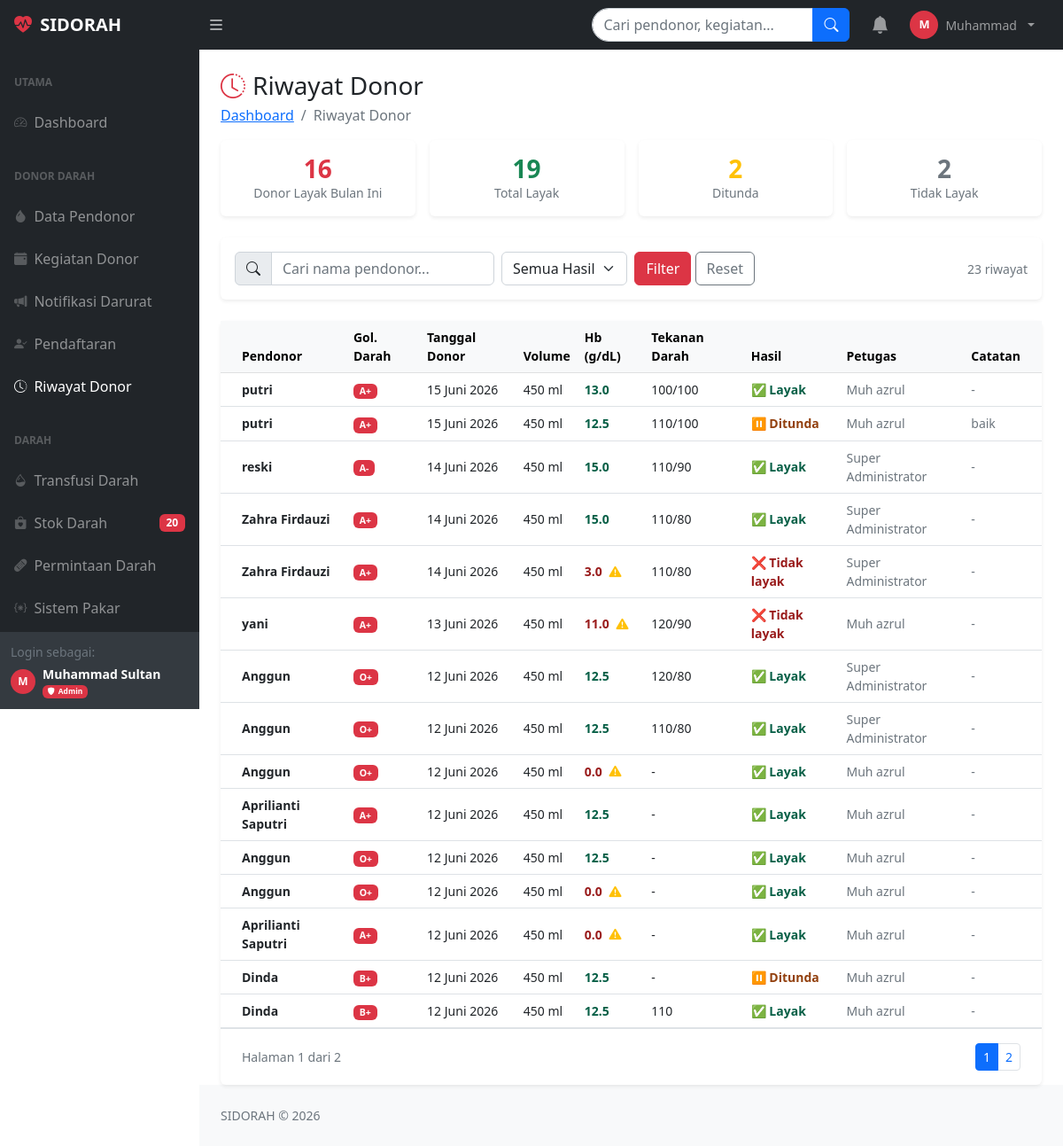
The page /riwayat_donor.php (signed in) on the database its author committed.
### tables this page shows
CREATE TABLE `pengaturan` (
  `id` int(11) NOT NULL,
  `kunci` varchar(100) NOT NULL,
  `nilai` text DEFAULT NULL,
  `keterangan` varchar(200) DEFAULT NULL
);

CREATE TABLE `riwayat_donor` (
  `id_riwayat` int(11) NOT NULL,
  `id_pendaftaran` int(11) DEFAULT NULL,
  `id_pendonor` int(11) DEFAULT NULL,
  `tanggal_donor` date DEFAULT NULL,
  `volume_darah_ml` int(11) DEFAULT 450,
  `hasil_pemeriksaan` enum('layak','tidak_layak','ditunda') DEFAULT NULL,
  `tekanan_darah` varchar(20) DEFAULT NULL,
  `hemoglobin` decimal(4,1) DEFAULT NULL,
  `catatan_medis` text DEFAULT NULL,
  `id_petugas_medis` int(11) DEFAULT NULL
);

CREATE TABLE `users` (
  `id_pengguna` int(11) NOT NULL,
  `nama_lengkap` varchar(100) DEFAULT NULL,
  `email` varchar(100) NOT NULL,
  `password` varchar(255) NOT NULL,
  `no_telepon` varchar(15) DEFAULT NULL,
  `role` enum('super_admin','admin','pendonor','petugas_medis','manajemen') DEFAULT NULL,
  `status_akun` enum('aktif','nonaktif','terkunci') DEFAULT 'aktif',
  `created_at` timestamp NOT NULL DEFAULT current_timestamp(),
  `updated_at` timestamp NOT NULL DEFAULT current_timestamp() ON UPDATE current_timestamp(),
  `last_login` timestamp NULL DEFAULT NULL
);

CREATE TABLE `pendonor` (
  `id_pendonor` int(11) NOT NULL,
  `id_pengguna` int(11) DEFAULT NULL,
  `nik` varchar(16) DEFAULT NULL COMMENT 'Nomor Induk Kependudukan',
  `rfid_uid` varchar(50) DEFAULT NULL COMMENT 'UID kartu RFID pendonor',
  `tanggal_lahir` date DEFAULT NULL,
  `tempat_lahir` varchar(100) DEFAULT NULL,
  `jenis_kelamin` enum('L','P') DEFAULT NULL,
  `pekerjaan` varchar(100) DEFAULT NULL,
  `golongan_darah` enum('A','B','AB','O') DEFAULT NULL,
  `rhesus` enum('Positif','Negatif') DEFAULT NULL,
  `alamat` text DEFAULT NULL,
  `berat_badan` decimal(5,2) DEFAULT NULL,
  `riwayat_penyakit` text DEFAULT NULL,
  `status_aktif` tinyint(1) DEFAULT NULL,
  `total_donor` int(11) DEFAULT 0,
  `donor_terakhir` date DEFAULT NULL
);

### riwayat_donor.php (the view, shortened to what this page needs)
<?php
require_once 'koneksi.php';
$filter_pendonor = (int)($_GET['id'] ?? 0);
$cari         = bersihkan($koneksi, $_GET['cari']  ?? '');
$where = "WHERE 1=1";
$per_hal = 15;
$hal     = max(1,(int)($_GET['hal'] ?? 1));
$offset  = ($hal-1)*$per_hal;
$total = $koneksi->query("
    SELECT COUNT(*) as n FROM riwayat_donor rd
    JOIN pendonor p ON rd.id_pendonor=p.id_pendonor
    JOIN users u ON p.id_pengguna=u.id_pengguna
    $where
")->fetch_assoc()['n'];
$total_hal = ceil($total/$per_hal);
$riwayat = $koneksi->query("
    SELECT rd.*,
           u.nama_lengkap,
           p.golongan_darah, p.rhesus,
           pt.nama_lengkap as nama_petugas
    FROM riwayat_donor rd
    JOIN pendonor p ON rd.id_pendonor=p.id_pendonor
    JOIN users u ON p.id_pengguna=u.id_pengguna
    LEFT JOIN users pt ON rd.id_petugas_medis=pt.id_pengguna
    $where
    ORDER BY rd.tanggal_donor DESC, rd.id_riwayat DESC
    LIMIT $per_hal OFFSET $offset
");
$stat_layak    = $koneksi->query("SELECT COUNT(*) as n FROM riwayat_donor WHERE hasil_pemeriksaan='layak'")->fetch_assoc()['n'];
$stat_tidak    = $koneksi->query("SELECT COUNT(*) as n FROM riwayat_donor WHERE hasil_pemeriksaan='tidak_layak'")->fetch_assoc()['n'];
$stat_ditunda  = $koneksi->query("SELECT COUNT(*) as n FROM riwayat_donor WHERE hasil_pemeriksaan='ditunda'")->fetch_assoc()['n'];
$stat_bulan    = $koneksi->query("SELECT COUNT(*) as n FROM riwayat_donor WHERE MONTH(tanggal_donor)=MONTH(CURDATE()) AND YEAR(tanggal_donor)=YEAR(CURDATE()) AND hasil_pemeriksaan='layak'")->fetch_assoc()['n'];
?>
<!DOCTYPE html>
<html lang="id">
<head>
    <link href="css/styles.css" rel="stylesheet">
    <link href="https://cdn.jsdelivr.net/npm/bootstrap-icons@1.11.3/font/bootstrap-icons.min.css" rel="stylesheet">
</head>
<body class="sb-nav-fixed">
<?php include 'includes/topnav.php'; ?>
<div id="layoutSidenav">
    <?php include 'includes/sidenav.php'; ?>
    <div id="layoutSidenav_content">
        <main>
            <div class="container-fluid px-4">
                <div class="d-flex justify-content-between align-items-center mt-4 mb-3">
                    <div>
                        <h1 class="h3 mb-0"><i class="bi bi-clock-history text-danger me-2"></i>Riwayat Donor</h1>
                        <ol class="breadcrumb mb-0 mt-1">
                            <li class="breadcrumb-item"><a href="dashboard.php">Dashboard</a></li>
                            <li class="breadcrumb-item active">Riwayat Donor</li>
                        </ol>
                    </div>
                </div>
                <div class="row g-3 mb-4">
                    <div class="col-6 col-md-3">
                        <div class="card border-0 shadow-sm text-center py-3">
                            <div class="h3 fw-bold text-danger mb-0"><?= number_format($stat_bulan) ?></div>
                            <div class="small text-muted">Donor Layak Bulan Ini</div>
                        </div>
                    </div>
                    <div class="col-6 col-md-3">
                        <div class="card border-0 shadow-sm text-center py-3">
                            <div class="h3 fw-bold text-success mb-0"><?= number_format($stat_layak) ?></div>
                            <div class="small text-muted">Total Layak</div>
                        </div>
                    </div>
                    <div class="col-6 col-md-3">
                        <div class="card border-0 shadow-sm text-center py-3">
                            <div class="h3 fw-bold text-warning mb-0"><?= number_format($stat_ditunda) ?></div>
                            <div class="small text-muted">Ditunda</div>
                        </div>
                    </div>
                    <div class="col-6 col-md-3">
                        <div class="card border-0 shadow-sm text-center py-3">
                            <div class="h3 fw-bold text-secondary mb-0"><?= number_format($stat_tidak) ?></div>
                            <div class="small text-muted">Tidak Layak</div>
                        </div>
                    </div>
                </div>
                <div class="card border-0 shadow-sm mb-4">
                    <div class="card-body py-3">
                        <form method="GET" class="row g-2 align-items-center">
                            <div class="col-md-4">
                                <div class="input-group">
                                    <span class="input-group-text"><i class="bi bi-search"></i></span>
                                    <input type="text" name="cari" class="form-control"
                                           placeholder="Cari nama pendonor..."
                                           value="<?= htmlspecialchars($cari) ?>">
                                </div>
                            </div>
                            <div class="col-md-2">
                                <select name="hasil" class="form-select">
                                    <option value="">Semua Hasil</option>
                                </select>
                            </div>
                            <div class="col-auto">
                                <button type="submit" class="btn btn-danger">Filter</button>
                                <a href="riwayat_donor.php<?= $filter_pendonor?"?id=$filter_pendonor":'' ?>" class="btn btn-outline-secondary">Reset</a>
                            </div>
                            <div class="col-auto ms-auto text-muted small"><?= number_format($total) ?> riwayat</div>
                        </form>
                    </div>
                </div>
                <div class="card border-0 shadow-sm">
                    <div class="card-body p-0">
                        <div class="table-responsive">
                            <table class="table table-hover align-middle mb-0 small">
                                <thead class="table-light">
                                    <tr>
                                        <th class="ps-4">Pendonor</th>
                                        <th>Gol. Darah</th>
                                        <th>Tanggal Donor</th>
                                        <th>Volume</th>
                                        <th>Hb (g/dL)</th>
                                        <th>Tekanan Darah</th>
                                        <th>Hasil</th>
                                        <th>Petugas</th>
                                        <th class="pe-4">Catatan</th>
                                    </tr>
                                </thead>
                                <tbody>
                                <?php if ($riwayat->num_rows === 0): ?>
                                <tr><td colspan="9" class="text-center py-5 text-muted">
                                    <i class="bi bi-clipboard-data fs-2 d-block mb-2"></i>Belum ada riwayat donor
                                </td></tr>
                                <?php else:
                                    while ($r = $riwayat->fetch_assoc()):
                                    $sym = $r['rhesus']==='Positif'?'+':'-';
                                    $hb_class = $r['hemoglobin'] && $r['hemoglobin'] < 12.5 ? 'hb-low' : 'hb-normal';
                                    $hasil_icon = match($r['hasil_pemeriksaan']) {
                                        'layak'       => '✅',
                                        'tidak_layak' => '❌',
                                        'ditunda'     => '⏸️',
                                        default       => '—'
                                    };
                                ?>
                                <tr>
                                    <td class="ps-4">
                                        <div class="fw-semibold"><?= htmlspecialchars($r['nama_lengkap']) ?></div>
                                    </td>
                                    <td>
                                        <span class="badge bg-danger fw-bold">
                                            <?= $r['golongan_darah'] ?><?= $sym ?>
                                        </span>
                                    </td>
                                    <td><?= tanggal_indo($r['tanggal_donor']) ?></td>
                                    <td><?= $r['volume_darah_ml'] ?> ml</td>
                                    <td class="<?= $hb_class ?> fw-semibold">
                                        <?= $r['hemoglobin'] ?? '-' ?>
                                        <?php if ($r['hemoglobin'] && $r['hemoglobin'] < 12.5): ?>
                                        <i class="bi bi-exclamation-triangle-fill text-warning ms-1" title="Hb rendah"></i>
                                        <?php endif; ?>
                                    </td>
                                    <td><?= htmlspecialchars($r['tekanan_darah'] ?: '-') ?></td>
                                    <td>
                                        <span class="hasil-<?= $r['hasil_pemeriksaan'] ?>">
                                            <?= $hasil_icon ?> <?= ucfirst(str_replace('_',' ',$r['hasil_pemeriksaan'])) ?>
                                        </span>
                                    </td>
                                    <td class="text-muted"><?= htmlspecialchars($r['nama_petugas'] ?? '-') ?></td>
                                    <td class="pe-4 text-muted" style="max-width:150px;white-space:nowrap;overflow:hidden;text-overflow:ellipsis"
                                        title="<?= htmlspecialchars($r['catatan_medis'] ?? '') ?>">
                                        <?= htmlspecialchars($r['catatan_medis'] ?: '-') ?>
                                    </td>
                                </tr>
                                <?php endwhile; endif; ?>
                                </tbody>
                            </table>
                        </div>
                        <?php if ($total_hal > 1): ?>
                        <div class="px-4 py-3 d-flex justify-content-between align-items-center border-top">
                            <div class="small text-muted">Halaman <?= $hal ?> dari <?= $total_hal ?></div>
                            <nav><ul class="pagination pagination-sm mb-0">
                                <?php $q=$_GET; unset($q['hal']); $qs=http_build_query($q);
                                for ($i=max(1,$hal-3); $i<=min($total_hal,$hal+3); $i++): ?>
                                <li class="page-item <?= $i===$hal?'active':'' ?>">
                                    <a class="page-link" href="?<?= $qs ?>&hal=<?= $i ?>"><?= $i ?></a>
                                </li>
                                <?php endfor; ?>
                            </ul></nav>
                        </div>
                        <?php endif; ?>
                    </div>
                </div>
            </div>
        </main>
        <footer class="py-4 bg-light mt-auto">
            <div class="container-fluid px-4">
                <div class="text-muted small">SIDORAH &copy; <?= date('Y') ?></div>
            </div>
        </footer>
    </div>
</div>
</body>
</html>

### includes/topnav.php (shortened to what this page needs)
<?php
$nama_rs_nav = 'SIDORAH';
$res_nama = $koneksi->query("SELECT nilai FROM pengaturan WHERE kunci='nama_rs' LIMIT 1");
if ($res_nama && $res_nama->num_rows > 0) {
    $nama_rs_nav = $res_nama->fetch_assoc()['nilai'] ?: 'SIDORAH';
}
?>
<nav class="sb-topnav navbar navbar-expand navbar-dark bg-dark">
    <a class="navbar-brand ps-3 fw-bold" href="dashboard.php">
        <i class="bi bi-heart-pulse-fill text-danger me-1"></i>
        <?= htmlspecialchars($nama_rs_nav) ?>
    </a>
    <button class="btn btn-link btn-sm order-1 order-lg-0 me-4 me-lg-0 text-white"
            id="sidebarToggle" href="#!">
        <i class="bi bi-list fs-5"></i>
    </button>
    <form class="d-none d-md-inline-block ms-auto me-0 me-md-3 my-2 my-md-0"
          action="cari.php" method="GET">
        <div class="input-group">
            <input class="form-control" type="text" name="q"
                   placeholder="Cari pendonor, kegiatan..."
                   value="<?= htmlspecialchars($_GET['q'] ?? '') ?>"
                   style="width:250px; border-radius:20px 0 0 20px;"
                   autocomplete="off">
            <button class="btn btn-primary" type="submit">
                <i class="bi bi-search"></i>
            </button>
        </div>
    </form>
    <ul class="navbar-nav ms-auto ms-md-0 me-3 me-lg-4 align-items-center">
        <li class="nav-item dropdown me-2">
            <a class="nav-link position-relative" href="#"
               role="button" data-bs-toggle="dropdown">
                <i class="bi bi-bell-fill fs-5"></i>
            </a>
        </li>
        <li class="nav-item dropdown">
            <a class="nav-link dropdown-toggle d-flex align-items-center gap-2"
               href="#" role="button" data-bs-toggle="dropdown">
                <div style="width:32px;height:32px;border-radius:50%;background:#dc3545;
                            display:flex;align-items:center;justify-content:center;
                            font-weight:700;font-size:0.8rem;color:white;">
                    <?= strtoupper(substr($_SESSION['nama_lengkap'] ?? 'A', 0, 1)) ?>
                </div>
                <span class="d-none d-lg-inline small">
                    <?= htmlspecialchars(explode(' ', $_SESSION['nama_lengkap'])[0]) ?>
                </span>
            </a>
        </li>
    </ul>
</nav>

### riwayat_donor.php (style rules this page uses)
.hasil-layak { color:#065f46; font-weight:600; }
.hasil-tidak_layak { color:#991b1b; font-weight:600; }
.hasil-ditunda { color:#92400e; font-weight:600; }
.hb-normal { color:#065f46; }
.hb-low { color:#991b1b; }

### rows shown on the page
pengaturan: nilai "SIDORAH"
riwayat_donor: users.nama_lengkap "putri", id_pendonor.golongan_darah "A", id_pendonor.rhesus "+", tanggal_donor "15 Juni 2026", volume_darah_ml "450", hemoglobin "13.0", tekanan_darah "100/100", hasil_pemeriksaan "✅", hasil_pemeriksaan "Layak", id_petugas_medis.nama_lengkap "Muh azrul", catatan_medis "-"
riwayat_donor: users.nama_lengkap "putri", id_pendonor.golongan_darah "A", id_pendonor.rhesus "+", tanggal_donor "15 Juni 2026", volume_darah_ml "450", hemoglobin "12.5", tekanan_darah "110/100", hasil_pemeriksaan "⏸️", hasil_pemeriksaan "Ditunda", id_petugas_medis.nama_lengkap "Muh azrul", catatan_medis "baik"
riwayat_donor: users.nama_lengkap "reski", id_pendonor.golongan_darah "A", id_pendonor.rhesus "-", tanggal_donor "14 Juni 2026", volume_darah_ml "450", hemoglobin "15.0", tekanan_darah "110/90", hasil_pemeriksaan "✅", hasil_pemeriksaan "Layak", id_petugas_medis.nama_lengkap "Super Administrator", catatan_medis "-"
riwayat_donor: users.nama_lengkap "Zahra Firdauzi", id_pendonor.golongan_darah "A", id_pendonor.rhesus "+", tanggal_donor "14 Juni 2026", volume_darah_ml "450", hemoglobin "15.0", tekanan_darah "110/80", hasil_pemeriksaan "✅", hasil_pemeriksaan "Layak", id_petugas_medis.nama_lengkap "Super Administrator", catatan_medis "-"
riwayat_donor: users.nama_lengkap "Zahra Firdauzi", id_pendonor.golongan_darah "A", id_pendonor.rhesus "+", tanggal_donor "14 Juni 2026", volume_darah_ml "450", hemoglobin "3.0", tekanan_darah "110/80", hasil_pemeriksaan "❌", hasil_pemeriksaan "Tidak layak", id_petugas_medis.nama_lengkap "Super Administrator", catatan_medis "-"
riwayat_donor: users.nama_lengkap "yani", id_pendonor.golongan_darah "A", id_pendonor.rhesus "+", tanggal_donor "13 Juni 2026", volume_darah_ml "450", hemoglobin "11.0", tekanan_darah "120/90", hasil_pemeriksaan "❌", hasil_pemeriksaan "Tidak layak", id_petugas_medis.nama_lengkap "Muh azrul", catatan_medis "-"
riwayat_donor: users.nama_lengkap "Anggun", id_pendonor.golongan_darah "O", id_pendonor.rhesus "+", tanggal_donor "12 Juni 2026", volume_darah_ml "450", hemoglobin "12.5", tekanan_darah "120/80", hasil_pemeriksaan "✅", hasil_pemeriksaan "Layak", id_petugas_medis.nama_lengkap "Super Administrator", catatan_medis "-"
riwayat_donor: users.nama_lengkap "Anggun", id_pendonor.golongan_darah "O", id_pendonor.rhesus "+", tanggal_donor "12 Juni 2026", volume_darah_ml "450", hemoglobin "12.5", tekanan_darah "110/80", hasil_pemeriksaan "✅", hasil_pemeriksaan "Layak", id_petugas_medis.nama_lengkap "Super Administrator", catatan_medis "-"
riwayat_donor: users.nama_lengkap "Anggun", id_pendonor.golongan_darah "O", id_pendonor.rhesus "+", tanggal_donor "12 Juni 2026", volume_darah_ml "450", hemoglobin "0.0", tekanan_darah "-", hasil_pemeriksaan "✅", hasil_pemeriksaan "Layak", id_petugas_medis.nama_lengkap "Muh azrul", catatan_medis "-"
riwayat_donor: users.nama_lengkap "Aprilianti Saputri", id_pendonor.golongan_darah "A", id_pendonor.rhesus "+", tanggal_donor "12 Juni 2026", volume_darah_ml "450", hemoglobin "12.5", tekanan_darah "-", hasil_pemeriksaan "✅", hasil_pemeriksaan "Layak", id_petugas_medis.nama_lengkap "Muh azrul", catatan_medis "-"
riwayat_donor: users.nama_lengkap "Anggun", id_pendonor.golongan_darah "O", id_pendonor.rhesus "+", tanggal_donor "12 Juni 2026", volume_darah_ml "450", hemoglobin "12.5", tekanan_darah "-", hasil_pemeriksaan "✅", hasil_pemeriksaan "Layak", id_petugas_medis.nama_lengkap "Muh azrul", catatan_medis "-"
riwayat_donor: users.nama_lengkap "Anggun", id_pendonor.golongan_darah "O", id_pendonor.rhesus "+", tanggal_donor "12 Juni 2026", volume_darah_ml "450", hemoglobin "0.0", tekanan_darah "-", hasil_pemeriksaan "✅", hasil_pemeriksaan "Layak", id_petugas_medis.nama_lengkap "Muh azrul", catatan_medis "-"
riwayat_donor: users.nama_lengkap "Aprilianti Saputri", id_pendonor.golongan_darah "A", id_pendonor.rhesus "+", tanggal_donor "12 Juni 2026", volume_darah_ml "450", hemoglobin "0.0", tekanan_darah "-", hasil_pemeriksaan "✅", hasil_pemeriksaan "Layak", id_petugas_medis.nama_lengkap "Muh azrul", catatan_medis "-"
riwayat_donor: users.nama_lengkap "Dinda", id_pendonor.golongan_darah "B", id_pendonor.rhesus "+", tanggal_donor "12 Juni 2026", volume_darah_ml "450", hemoglobin "12.5", tekanan_darah "-", hasil_pemeriksaan "⏸️", hasil_pemeriksaan "Ditunda", id_petugas_medis.nama_lengkap "Muh azrul", catatan_medis "-"
riwayat_donor: users.nama_lengkap "Dinda", id_pendonor.golongan_darah "B", id_pendonor.rhesus "+", tanggal_donor "12 Juni 2026", volume_darah_ml "450", hemoglobin "12.5", tekanan_darah "110", hasil_pemeriksaan "✅", hasil_pemeriksaan "Layak", id_petugas_medis.nama_lengkap "Muh azrul", catatan_medis "-"

### other values the page prints
substr($_SESSION['nama_lengkap'] ?? 'A', 0, 1) "M"
explode(' ', $_SESSION['nama_lengkap'])[0] "Muhammad"
$kritis "20"
$_SESSION['nama_lengkap'] "Muhammad Sultan"
$r[2] "Admin"
$stat_bulan "16"
$stat_layak "19"
$stat_ditunda "2"
$stat_tidak "2"
$total "23"
$hal "1"
$total_hal "2"
